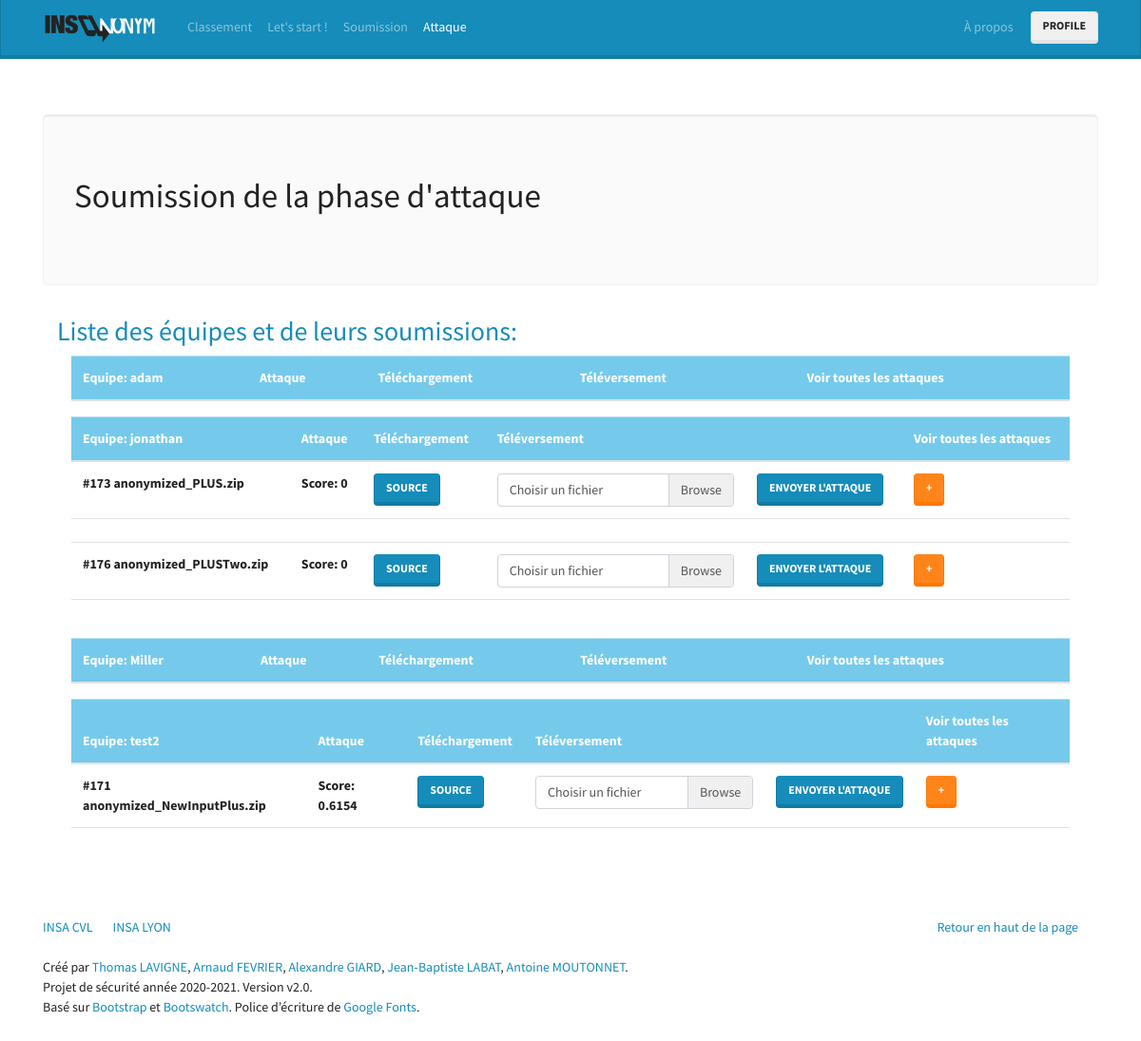
/attack/submission (signed in), run on the app's committed database.
### tables this page shows
CREATE TABLE "user" (
	"id"	INTEGER NOT NULL UNIQUE,
	"username"	TEXT NOT NULL UNIQUE,
	"password"	TEXT NOT NULL,
	"salt"	TEXT NOT NULL,
	"team"	TEXT NOT NULL UNIQUE,
	PRIMARY KEY("id" AUTOINCREMENT)
);

CREATE TABLE "anonymisation" (
	"SubmissionId"	INTEGER NOT NULL UNIQUE,
	"UserId"	INTEGER NOT NULL,
	"F_file"	TEXT,
	"S_file"	TEXT,
	"utility"	REAL NOT NULL DEFAULT -2,
	"naiveAttack"	REAL NOT NULL DEFAULT -2,
	"status"	TEXT NOT NULL DEFAULT 'En cours de traitement',
	"fileLink"	TEXT NOT NULL,
	"IsPublished"	INTEGER NOT NULL DEFAULT 0, 'name' TEXT DEFAULT 'soumission',
	FOREIGN KEY("UserId") REFERENCES "user"("id") ON DELETE CASCADE,
	PRIMARY KEY("SubmissionId" AUTOINCREMENT)
);

### controllers/controller_attack.php (called while the page is built, shortened)
<?php
class AttackController
{
    public function submission()
    {
        $users = new User();
        $users=$users->getAllUsers();
        require_once('views/attack/submission.php');
    }
}

### index.php (called while the page is built, shortened)
<?php
require_once('routes/router.php');

### models/user.php (called while the page is built, shortened)
<?php
class User
{
    public $id;
    public function __construct(
        $id = false,
        $username = false,
        $team = false
    ) {
        if ($id === false) return;
        $this->id = $id;
        $this->team = $team;
    }
    public function getUserByUsername($username)
    {
        global $con;
        $req = $con->query("SELECT id,username,team FROM user where username='$username' limit 1");
        if($req){
            $result = $req->fetch();
            return new User($result['id'],$result['username'],$result['team']);
        } else {
            return false;
        }
    }
	public function getAllUsers(){
		global $con;
        $list = array();
        $usernames = $con->query("SELECT username FROM user_view WHERE id NOT IN admin");
        foreach ($usernames as $username)
            $list[] = $this->getUserByUsername($username['username']);
        return $list;
	}
  public function getSubmissions()
  {
      global $con;
      $list = array();
      $req = $con->query("SELECT * FROM anonymisation where UserId='$this->id'");
      foreach ($req as $result)
          $list[] = new Anonym($result['SubmissionId'],$result['fileLink'],$result['UserId'],$result['F_file'], $result['S_file'] ,$result['utility'],$result['naiveAttack'],$result['status'],$result['IsPublished'],$result['name']);
      return $list;
  }
  public function getPublishedSubmissions()
      {
          $list = array();
          foreach ($this->getSubmissions() as $result){
              if($result->isPublished) $list[] = $result;
            }
          return $list;
      }
    public function getAttackScoreOfSubmission($submission)
	{
		global $con;
        $req = $con->query("SELECT max(score) FROM (select 0.0 as score union SELECT score FROM attack where IdAnonymisation='$submission->submissionId' and IdAttacker='$this->id')");
        if($req){
            $result = $req->fetch();
            if(isset($result['max(score)'])){
                return $result['max(score)'];
            } else {
                return 0.0;
            }
        } else {
            return 0.0;
        }
	}
}

### models/anonym.php (called while the page is built, shortened)
<?php
class Anonym
{
    public function __construct(
        $submissionId = false,
        $fileLink = false,
        $userId = false,
        $F_file = false,
        $S_file = false,
        $utility = false,
		$naiveAttack = false,
        $status = false,
        $isPublished = false,
        $name = false
    ) {
        $this->submissionId = $submissionId;
        $this->S_file = $S_file;
        $this->isPublished =$isPublished;
        $this->name =$name;
    }
}

### views/attack/submission.php (the view, shortened to what this page needs)
<div class="jumbotron">
	<h1> Soumission de la phase d'attaque </h1>
</div>
<div class=container>
	<div class="text-primary">
		<h2>Liste des équipes et de leurs soumissions: </h2>
	</div>
	<div class=container>
	<?php foreach($users as $user):?>
			<?php if($user->id != $_SESSION['user']->id) :?>
			<table class="table">
			<thead class="table-info">
			<tr>
				<th scope="col"> Equipe: <?=$user->team?></th>
				<th scope="col"> Attaque </th>
				<th scope="col"> Téléchargement </th>
				<th scope="col"> Téléversement </th>
				<th scope="col">  </th>
				<th scope="col"> Voir toutes les attaques </th>
			</tr>
			<tbody>
			<?php foreach($user->getPublishedSubmissions() as $submission): ?>
						<tr>
						 <th scope="row">#<?=$submission->submissionId ?> <?= $submission->name ?></th>
						  <th scope="col"> Score: <?= round($_SESSION['user']->getAttackScoreOfSubmission($submission),4) ?></th>
							<?php $nameFile = $user->team."_".$submission->submissionId ?>
						  <th scope="col"> <a class="btn btn-primary" role="button" href="/files/<?=$submission->S_file?>.zip" download="<?=$nameFile?>.zip">source</a></th>
							  <th scope="col">
								  <form action="" method="post" enctype="multipart/form-data">
									  <div class="custom-file">
										  <label class="custom-file-label" for="customFile">Choisir un fichier</label>
									  </div>
									  <th scope="col">
										  <input type="submit"  name="submit" value="Envoyer l'attaque" class="btn btn-primary">
									  </th>
								  </form>
							  </th>
							<th scope="col">
									<button data-toggle="collapse" data-target="#Id<?= $submission->submissionId ?>" class="accordion-toggle btn btn-warning ">+</button>
							</th>
						</tr>
						<tr>
								<td colspan="6" class="hiddenRow"></td>
						</tr>
				<?php endforeach ?>
		</tbody>
	</table>
	<?php endif; ?>
	<?php endforeach?>
	</div>
</div>

### data on the page
user: team "adam"
user: team "jonathan"
anonymisation: SubmissionId "173", name "anonymized_PLUS.zip", AttackScoreOfSubmission "0"
anonymisation: SubmissionId "176", name "anonymized_PLUSTwo.zip", AttackScoreOfSubmission "0"
user: team "Miller"
user: team "test2"
anonymisation: SubmissionId "171", name "anonymized_NewInputPlus.zip", AttackScoreOfSubmission "0.6154"
